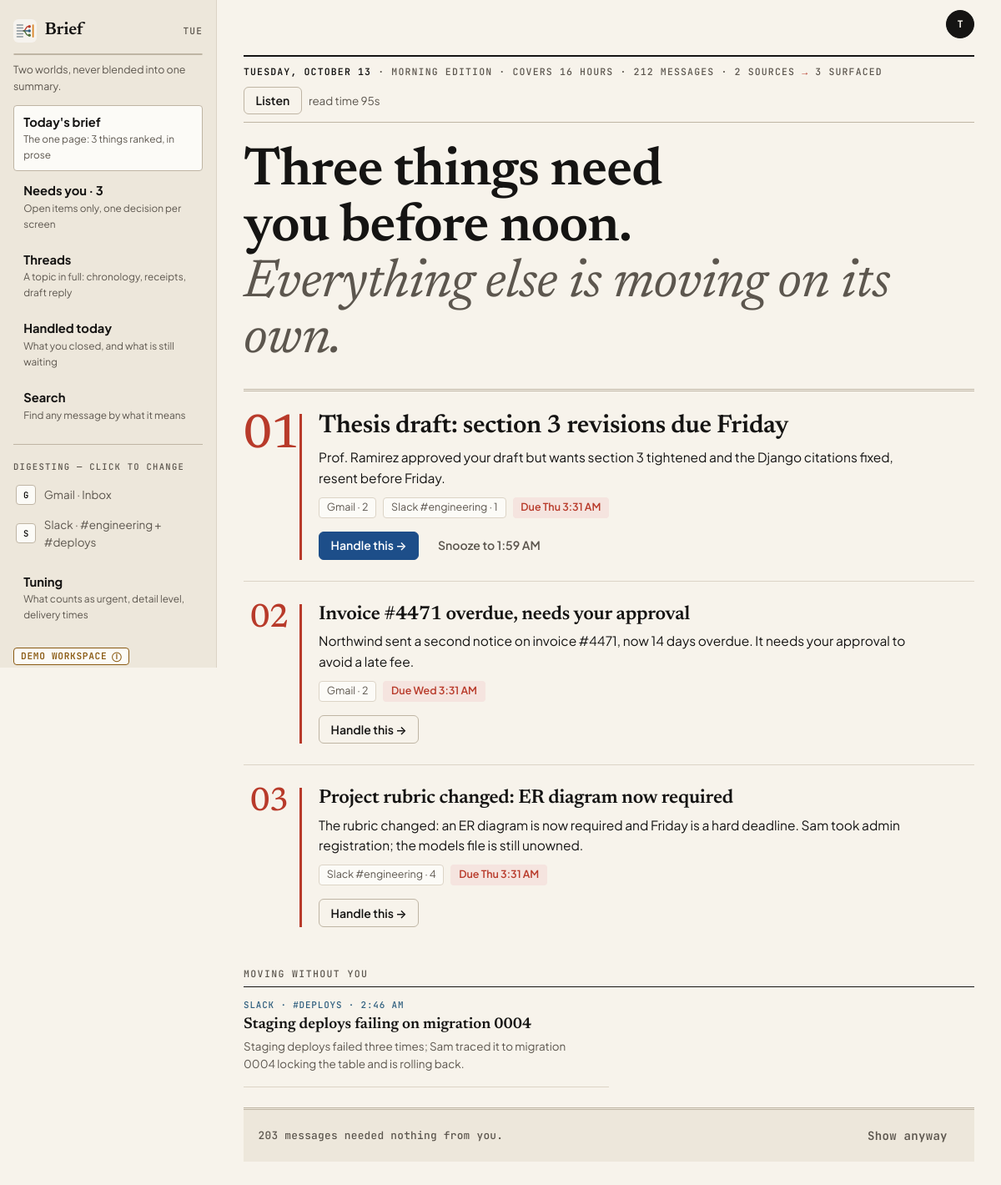
The app's page /work/brief/ (signed in) with its own data.
### unopsis/models.py (models this page shows, shortened)
class Connection(models.Model):
    class Status(models.TextChoices):
        CONNECTED = "connected", "Connected"
        ERROR = "error", "Error"
        REVOKED = "revoked", "Revoked"
    space = models.ForeignKey(Space, on_delete=models.CASCADE, related_name="connections")
    provider = models.CharField(max_length=32, choices=Provider.choices)
    external_account = models.CharField(
        max_length=254,
        help_text="Identifier at the provider, e.g. an address, workspace, or handle.",
    )
    display_name = models.CharField(max_length=120, blank=True)
    status = models.CharField(max_length=16, choices=Status.choices, default=Status.CONNECTED)
    read_only = models.BooleanField(default=True)
    token_ref = models.CharField(
        max_length=200, blank=True,
        help_text=(
            "Opaque pointer to credentials held in a secrets store. No token "
            "material is ever written to this table."
        ),
    )
    included_scopes = models.JSONField(
        default=list, blank=True,
        help_text=(
            'Which channels/labels/chats count, e.g. '
            '[{"id":"C08KJ21X","name":"#engineering","type":"channel"}]. '
            "Excluded scopes are simply absent."
        ),
    )
    last_synced_at = models.DateTimeField(null=True, blank=True)
    last_error = models.TextField(blank=True)
    class Meta:
        ordering = ["space", "provider", "external_account"]
        constraints = [
            models.UniqueConstraint(
                fields=["space", "provider", "external_account"],
                name="uniq_connection_per_space_provider_account",
            )
        ]

class Brief(models.Model):
    class Trigger(models.TextChoices):
        SCHEDULED = "scheduled", "Scheduled"
        ON_DEMAND = "on_demand", "On demand"
    class Status(models.TextChoices):
        BUILDING = "building", "Building"
        READY = "ready", "Ready"
        FAILED = "failed", "Failed"
    space = models.ForeignKey(Space, on_delete=models.CASCADE, related_name="briefs")
    window_start = models.DateTimeField()
    window_end = models.DateTimeField()
    trigger = models.CharField(max_length=16, choices=Trigger.choices)
    status = models.CharField(max_length=16, choices=Status.choices, default=Status.BUILDING)
    headline = models.CharField(
        max_length=200, blank=True,
        help_text='The one line at the top, e.g. "Three things need you before noon."',
    )
    message_count = models.PositiveIntegerField(default=0)
    topic_count = models.PositiveIntegerField(default=0)
    read_seconds = models.PositiveIntegerField(default=0, help_text="Estimated time to read.")
    steps = models.JSONField(
        default=list, blank=True,
        help_text=(
            'Generation progress for the waiting screen, e.g. '
            '[{"label":"Reading 212 messages","status":"done","ms":3100}].'
        ),
    )
    model_version = models.CharField(max_length=80, blank=True)
    generated_at = models.DateTimeField(null=True, blank=True)
    class Meta:
        ordering = ["-window_end"]
        constraints = [
            models.UniqueConstraint(
                fields=["space", "window_start", "window_end"],
                condition=Q(trigger="scheduled"),
                name="uniq_scheduled_brief_per_window",
            )
        ]

class BriefItem(models.Model):
    class Lane(models.TextChoices):
        NEEDS_YOU = "needs_you", "Needs you"
        MOVING = "moving", "Moving without you"
        FYI = "fyi", "FYI"
    class State(models.TextChoices):
        OPEN = "open", "Open"
        HANDLED = "handled", "Handled"
        SNOOZED = "snoozed", "Snoozed"
        DISMISSED = "dismissed", "Dismissed"
    brief = models.ForeignKey(Brief, on_delete=models.CASCADE, related_name="items")
    title = models.CharField(max_length=200, help_text="The subject this item is about.")
    messages = models.ManyToManyField(
        Message, related_name="brief_items", blank=True,
        help_text="The receipts: every message this item's summary rests on.",
    )
    primary_message = models.ForeignKey(
        Message,
        on_delete=models.SET_NULL,
        null=True, blank=True, related_name="lead_for_items",
    )
    lane = models.CharField(max_length=16, choices=Lane.choices)
    rank = models.PositiveIntegerField()
    summary = models.TextField()
    why = models.TextField(blank=True, help_text="Why this surfaced -- shown on demand.")
    deadline_at = models.DateTimeField(null=True, blank=True)
    state = models.CharField(max_length=16, choices=State.choices, default=State.OPEN)
    handled_at = models.DateTimeField(null=True, blank=True)
    snoozed_until = models.DateTimeField(null=True, blank=True)
    actions = models.JSONField(
        default=list, blank=True,
        help_text=(
            'Offered actions, e.g. '
            '[{"kind":"reply","label":"Reply to Prof. Ramirez","primary":true}].'
        ),
    )
    draft_body = models.TextField(blank=True, help_text="A reply composed but not yet sent.")
    draft_sent_at = models.DateTimeField(null=True, blank=True)
    open_count = models.PositiveIntegerField(default=0)
    feedback = models.SmallIntegerField(
        default=0, help_text="-1 thumbs down, 0 none, +1 thumbs up."
    )
    class Meta:
        ordering = ["lane", "rank"]
        constraints = [
            models.UniqueConstraint(fields=["brief", "lane", "rank"], name="uniq_slot_per_brief"),
            models.UniqueConstraint(fields=["brief", "title"], name="uniq_title_per_brief"),
        ]

class Message(models.Model):
    connection = models.ForeignKey(Connection, on_delete=models.CASCADE, related_name="messages")
    author = models.ForeignKey(
        Person,
        on_delete=models.PROTECT,
        related_name="messages",
    )
    external_id = models.CharField(max_length=200, help_text="The provider's own message id.")
    scope_name = models.CharField(
        max_length=200, blank=True,
        help_text="Channel/label the message arrived in, denormalized from the provider.",
    )
    sent_at = models.DateTimeField()
    body = models.TextField()
    permalink = models.URLField(blank=True)
    is_noise = models.BooleanField(default=False)
    raw = models.JSONField(default=dict, blank=True)
    class Meta:
        ordering = ["-sent_at"]
        constraints = [
            models.UniqueConstraint(
                fields=["connection", "external_id"], name="uniq_message_per_connection"
            )
        ]
        indexes = [
            models.Index(fields=["connection", "sent_at"], name="idx_message_conn_sent"),
        ]

### unopsis/app_views.py (the view)
# urls.py: path("work/brief/", app_views.work_brief, name="app-work-brief"),
@login_required
def work_brief(request):
    space, brief, now = _world(WORK, request.user)
    needs = list(ui.lane_items(brief, NEEDS_YOU))
    for item in needs:
        item.chips = ui.source_chips(item)
    return _render_world(
        request, "unopsis/app/work_brief.html", WORK, "brief", space, brief, now,
        needs=needs,
        moving=ui.lane_items(brief, MOVING, states=(OPEN, HANDLED)),
        fyi=ui.lane_items(brief, FYI, states=(OPEN, HANDLED)),
        hours=ui.window_hours(brief),
        source_count=space.connections.count() if space else 0,
        quiet_count=ui.quiet_message_count(brief),
        broken=_broken(space),
        snooze_to=ui.snooze_until(space, now),
    )

### templates/unopsis/app/work_brief.html (shortened to what this page needs)
{% extends "unopsis/app/shell.html" %}
{% load app_ui %}
{% block rail %}{% include "unopsis/app/_rail_world.html" %}{% endblock %}
{% block rail_foot %}{% include "unopsis/app/_rail_world_foot.html" %}{% endblock %}
{% block app_content %}
{% if not brief %}
  <h1 class="page-title">No brief yet.</h1>
  <p class="page-sub">Nothing has been read for the work side. Load the demo data with
    <code>python manage.py seed_demo</code>, or start from <a href="{% url 'app-setup-world' %}">setup</a>.</p>
{% else %}
  <div class="masthead">
    <span class="dateline">
      <b>{{ brief.window_end|date:"l, F j" }}</b>
      · {% with hour=brief.window_end|date:"G"|add:0 %}{% if hour < 12 %}Morning{% elif hour < 17 %}Afternoon{% else %}Evening{% endif %}{% endwith %} edition
      · Covers {{ hours }} hours · {{ brief.message_count }} messages · {{ source_count }} sources
      <span class="arrow">→</span> {{ needs|length }} surfaced
    </span>
    <span class="d-flex align-items-center gap-2">
      <button type="button" class="btn-app" data-listen="#brief-body">Listen</button>
      <span class="meta">read time {{ brief.read_seconds }}s</span>
    </span>
  </div>
  <div id="brief-body">
    <h1 class="page-title page-title--lead">{{ brief.headline|default:"Here is your brief." }}{% if moving %}<br><span class="soft">Everything else is moving on its own.</span>{% endif %}</h1>
    <hr class="rule-double mt-4 mb-0">
    {% for item in needs %}
      <article class="ed-item {% if forloop.first %}ed-item--lead{% endif %}">
        <span class="ed-num"><span class="visually-hidden">Number </span>{{ forloop.counter|stringformat:"02d" }}</span>
        <div>
          <h2 class="ed-title">{{ item.title }}</h2>
          <p class="ed-sum">{{ item.summary }}</p>
          <p class="d-flex flex-wrap gap-2 mb-3">
            {% for chip in item.chips %}<span class="chip">{{ chip.label }} · {{ chip.count }}</span>{% empty %}<span class="meta">no receipts cited</span>{% endfor %}
            {% if item.deadline_at %}<span class="chip chip--due">Due {{ item.deadline_at|date:"D g:i A" }}</span>{% endif %}
          </p>
          <div class="d-flex flex-wrap gap-2">
            <a class="btn-app {% if forloop.first %}btn-app--primary{% endif %}" href="{% url 'app-work-focus' item.pk %}">Handle this →</a>
            {% if forloop.first %}
              <form method="post" action="{% url 'app-item-action' item.pk %}">{% csrf_token %}
                <button class="btn-app btn-app--quiet" type="submit">Snooze to {{ snooze_to|time:"g:i A" }}</button>
              </form>
            {% endif %}
          </div>
        </div>
      </article>
    {% empty %}
      <p class="hint mt-4">Nothing needs you right now. <a href="{% url 'app-work-handled' %}">See what you handled today</a>.</p>
    {% endfor %}
    {% if moving %}
      <section class="mt-4">
        <h2 class="h6">Moving without you</h2>
        <div class="dispatch-grid">
          {% for item in moving %}
            <div class="dispatch-cell">
              <span class="dl">{% if item.primary_message %}{{ item.primary_message.connection.get_provider_display }}{% if item.primary_message.scope_name %} · {{ item.primary_message.scope_name }}{% endif %} · <time datetime="{{ item.primary_message.sent_at|date:'c' }}">{{ item.primary_message.sent_at|time:"g:i A" }}</time>{% else %}Moving{% endif %}</span>
              <a class="dt" href="{% url 'app-thread' 'work' item.pk %}">{{ item.title }}</a>
              {% if item.summary %}<span class="meta">{{ item.summary }}</span>{% endif %}
            </div>
          {% endfor %}
        </div>
      </section>
    {% endif %}
  </div>
  <details class="colophon mt-4">
    <summary class="d-flex justify-content-between align-items-center gap-2">
      <span>{{ quiet_count }} message{{ quiet_count|pluralize }} needed nothing from you.</span>
      <span class="btn-app btn-app--quiet">Show anyway</span>
    </summary>
  </details>
{% endif %}
{% endblock %}

### templates/unopsis/app/shell.html (shortened to what this page needs)
{% extends "base.html" %}
{% load static app_ui %}
{% block extra_css %}<link rel="stylesheet" href="{% static 'css/app.css' %}">{% endblock %}
{% block body_class %}app-body{% endblock %}
{% block body %}
<div class="app-shell">
  <aside class="app-rail" aria-label="Sidebar">
    {% block rail %}{% endblock %}
    <div class="app-rail__foot">
      {% block rail_foot %}{% endblock %}
    </div>
  </aside>
  <div class="app-main">
    <header class="app-topbar">
      {% if user.is_authenticated %}
        {% with name=user.get_full_name|default:user.get_username %}
        <details class="account-menu" data-account-menu>
          <summary aria-label="Account menu for {{ user.get_username }}">
            <span class="avatar">{{ name|initials }}</span>
          </summary>
        </details>
        {% endwith %}
      {% endif %}
    </header>
    <main class="app-content">
      {% block app_content %}{% endblock %}
    </main>
  </div>
</div>
{% endblock %}

### templates/unopsis/app/_rail_world.html (shortened to what this page needs)
{% load static app_ui %}
<div class="rail-brand">
  <img class="rail-logo" src="{% static 'img/unopsis-logo.svg' %}" alt="">
  {% if world == 'work' %}Brief{% else %}Catch up{% endif %}
  <span class="rail-day">{{ today|date:"D" }}</span>
</div>
<nav class="segmented" aria-label="Switch world">
  <a href="{% url 'app-work-brief' %}" class="{% if world == 'work' %}is-on{% endif %}"
     {% if world == 'work' %}aria-current="page"{% endif %}>Work</a>
  <a href="{% url 'app-personal-catchup' %}" class="{% if world == 'personal' %}is-on{% endif %}"
     {% if world == 'personal' %}aria-current="page"{% endif %}>Personal</a>
</nav>
<p class="rail-note">{% if world == 'work' %}Two worlds, never blended into one summary.{% else %}Different sources, different ranking.{% endif %}</p>
{% if world == 'work' %}
  <a class="rail-link {% if active == 'brief' %}is-active{% endif %}" href="{% url 'app-work-brief' %}">
    <strong>Today's brief</strong><small>The one page: {{ needs_you_count }} thing{{ needs_you_count|pluralize }} ranked, in prose</small></a>
  <a class="rail-link {% if active == 'needs-you' %}is-active{% endif %}" href="{% url 'app-work-needs-you' %}">
    <strong>Needs you · {{ needs_you_count }}</strong><small>Open items only, one decision per screen</small></a>
  <a class="rail-link {% if active == 'threads' %}is-active{% endif %}"
     href="{% if first_needs_you %}{% url 'app-thread' 'work' first_needs_you.pk %}{% else %}{% url 'app-work-brief' %}{% endif %}">
    <strong>Threads</strong><small>A topic in full: chronology, receipts, draft reply</small></a>
  <a class="rail-link {% if active == 'handled' %}is-active{% endif %}" href="{% url 'app-work-handled' %}">
    <strong>Handled today</strong><small>What you closed, and what is still waiting</small></a>
  <a class="rail-link {% if active == 'search' %}is-active{% endif %}" href="{% url 'app-search' %}?world=work">
    <strong>Search</strong><small>Find any message by what it means</small></a>
  <hr>
  <p class="rail-label">Digesting — click to change</p>
  {% for row in connections %}
    <a class="rail-source {% if row.broken %}is-broken{% endif %}" href="{% url 'app-setup-scope' %}">
      <span class="tile">{{ row.connection|provider_letter }}</span>
      <span>{% if row.broken %}{{ row.connection.get_provider_display }} · can't sync{% else %}{{ row.label }}{% endif %}</span>
    </a>
  {% empty %}
    <p class="rail-note">No sources yet. <a href="{% url 'app-setup-sources' %}">Connect one</a>.</p>
  {% endfor %}
  <a class="rail-link mt-2" href="{% url 'app-setup-tuning' %}">
    <strong>Tuning</strong><small>What counts as urgent, detail level, delivery times</small></a>
{% endif %}

### records on screen
Connection: connection|provider_letter "G", label "Gmail · Inbox"
Connection: connection|provider_letter "S", label "Slack · #engineering + #deploys"
Brief: window_end "TUESDAY, OCTOBER 13", message_count "212", read_seconds "95", headline "Three things need you before noon."
BriefItem: title "Thesis draft: section 3 revisions due Friday", summary "Prof. Ramirez approved your draft but wants section 3 tightened and the Django citations fixed, resent before Friday.", label "Gmail" "Slack #engineering", count "2" "1", deadline_at "Thu 3:31 AM", snooze_to "1:59 AM"
BriefItem: title "Invoice #4471 overdue, needs your approval", summary "Northwind sent a second notice on invoice #4471, now 14 days overdue. It needs your approval to avoid a late fee.", label "Gmail", count "2", deadline_at "Wed 3:31 AM"
BriefItem: title "Project rubric changed: ER diagram now required", summary "The rubric changed: an ER diagram is now required and Friday is a hard deadline. Sam took admin registration; the models file is still unowned.", label "Slack #engineering", count "4", deadline_at "Thu 3:31 AM"
BriefItem: primary_message.connection.provider "SLACK", primary_message.scope_name "#DEPLOYS", primary_message.sent_at "2:46 AM", title "Staging deploys failing on migration 0004", summary "Staging deploys failed three times; Sam traced it to migration 0004 locking the table and is rolling back."

### other values on screen
{{ today|date:"D" }} "TUE"
{{ needs_you_count }} "3"
{{ name|initials }} "T"
{{ hours }} "16"
{{ source_count }} "2"
{{ needs|length }} "3"
{{ quiet_count }} "203"
